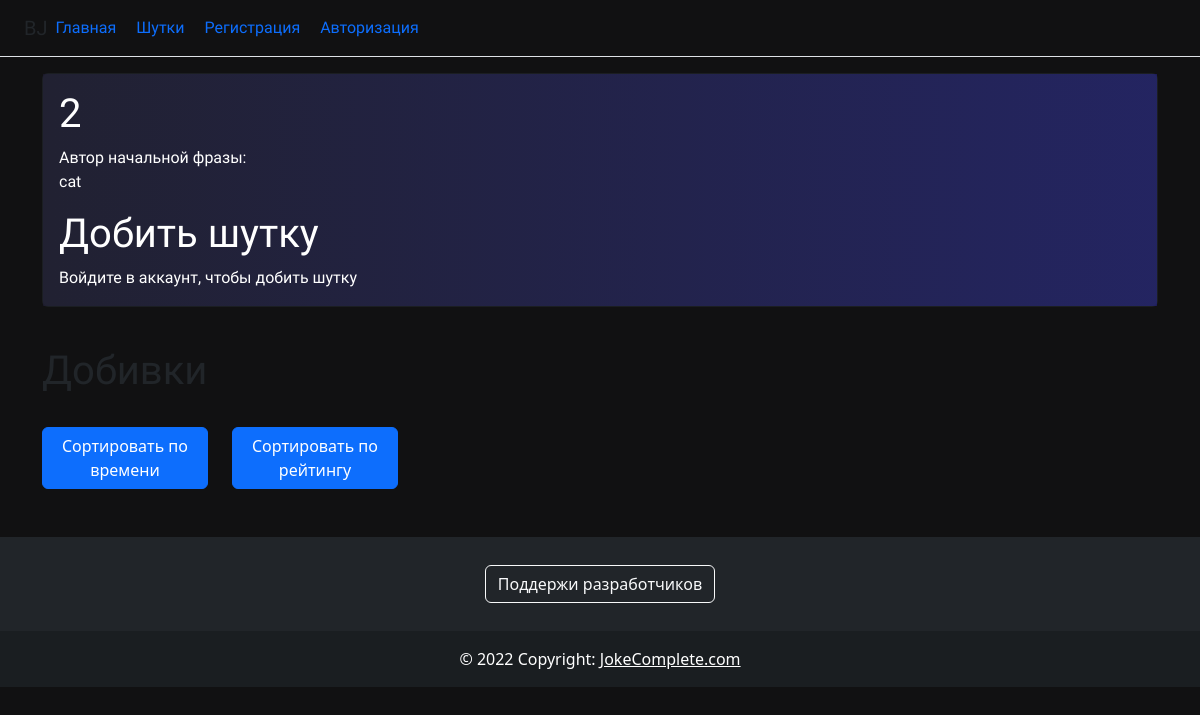
Before: /jokes/5/ with the older database file.
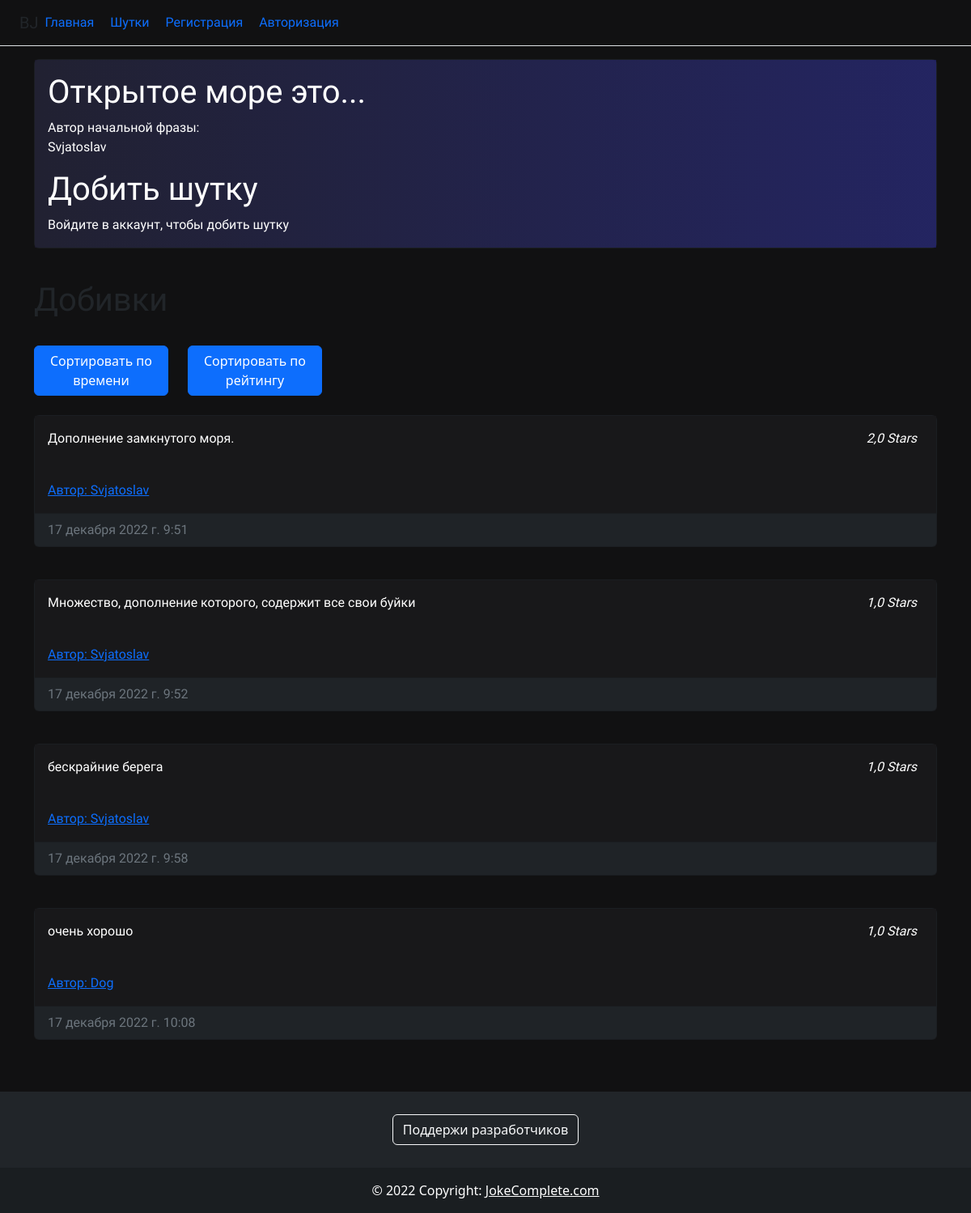
After: the same page with the newer database file.
### jokes/models.py (models this page shows, shortened)
class Joke(models.Model):
    title = models.CharField('Название',max_length=255)
    content = models.TextField('Описание')
    time_created = models.DateTimeField(auto_now_add=True)
    creator = models.ForeignKey(User,on_delete=models.CASCADE,verbose_name='Автор')

class Addition(models.Model):
    content = models.TextField('Текст добивки')
    joke_id = models.ForeignKey('Joke', on_delete=models.PROTECT, null=False)
    creator = models.ForeignKey(User,on_delete=models.CASCADE,verbose_name='Автор', related_name='creator')
    rating = models.FloatField(default = 0)
    time_created = models.DateTimeField(auto_now_add=True)
    marked_by_users = models.ManyToManyField(User, related_name='marked', blank=True)

### jokes/views.py (the view, shortened to what this page needs)
# urls.py: path('jokes/<int:post_id>/', views.show_post, name='post'),
def show_post(request, post_id):
    post = get_object_or_404(Joke, pk=post_id)
    print(post.time_created)
    addition = post.addition_set.all()
    error = ''
    form = AdditionsForm
    context = {
        'post': post,
        'title': post.title,
        'addition': addition,
        'form': form,
        'error': error,
    }
    return render(request, 'jokes/post.html', context)

### templates/jokes/post.html
{% extends 'jokes/base.html' %}
{% load static %}
{% block content %}
    <div class="card text-white bg-dark mb-3" style="font-family: 'Comfortaa', cursive">
      <div class="card-body" style="background: linear-gradient(to right, rgba(33,29,58,0.5), rgba(38,36,153,0.5))">
          <h1>{{ post.content }}</h1>
          Автор начальной фразы:{{ post.creator|linebreaks}}
          <h1>Добить шутку</h1>
          {% if user.is_authenticated %}
          <p class="card-text">
            <div class="form-group">
              <form method="post">
                    {% csrf_token %}
                    {{ form.title }}<br>
                    {{ form.content }}<br>
                    <button type="submit" class="btn text-white btn-primary" name="add_addition">Добить</button>
                    <span>{{ error }}</span>
              </form>
            </div>
        </p>
          {% else %}
              Войдите в аккаунт, чтобы добить шутку
          {% endif %}
      </div>
    </div>
    {% include 'jokes/post_additionlist.html' %}
    <br> <br>
{% endblock %}

### templates/jokes/base.html (shortened to what this page needs)
{% load static %}
<!doctype html>
<html lang="en">
<head>
    <link rel="stylesheet" href="https://cdn.jsdelivr.net/npm/bootstrap@5.2.2/dist/css/bootstrap.min.css">
</head>
<body style="background: linear-gradient(to right, rgba(17,17,18,1), rgba(17,17,18,1))">
    <div class="d-flex flex-column flex-md-row align-items-center p-3 px-md-4 mb-3 bg-white border-bottom box-shadow"
    style="background: linear-gradient(to right, rgba(17,17,18,1), rgba(17,17,18,1))">
      <h5 class="my-0 mr-md-auto font-weight-normal" style="font-family: 'Comfortaa', cursive;">BJ</h5>
      <nav class="my-2 my-md-0 mr-md-3" style="font-family: 'Comfortaa', cursive;">
        <a class="p-2 text-primary" href="{% url 'home' %}" style="text-decoration: none;">Главная</a>
        <a class="p-2 text-primary" href="{% url 'jokeslist' %}" style="text-decoration: none;">Шутки</a>
          {% if request.user.is_authenticated %}
          <a class="p-2 text-primary" href="{% url 'user_profile'%}" style="text-decoration: none;">
              {{user.username}}<a href="{% url 'logout' %}" style="text-decoration: none;">|&nbsp Выйти</a></a>
          {% else %}
          <a class="p-2 text-primary" href="{% url 'register'%}" style="text-decoration: none;">Регистрация</a>
          <a class="p-2 text-primary" href="{% url 'login'%}" style="text-decoration: none;">Авторизация</a>
          {% endif %}
      </nav>
    </div>
    <div class="container">
        {% block content %}
        {% endblock %}
    </div>
</body>
<footer class="bg-dark text-center text-white">
  <div class="container p-4 pb-0">
    <section class="mb-4">
      <a class="btn btn-outline-light btn-floating m-1" href="https://vk.me/moneysend/pety41" role="button"
        >Поддержи разработчиков</a>
    </section>
  </div>
  <div class="text-center p-3" style="background-color: rgba(0, 0, 0, 0.2);">
    © 2022 Copyright:
    <a class="text-white" href="https://youtu.be/WVBYPquN-KM?t=12">JokeComplete.com</a>
  </div>
</footer>
</html>

### templates/jokes/post_additionlist.html (shortened to what this page needs)
{% load static %}
<br>
    <h1 style="font-family: 'Comfortaa', cursive;">Добивки</h1>
<br>
    <form method="post">
        <div class="row">
            <div class="col-sm-2">
   <button type="submit" class="btn text-white btn-primary float-end" name="sort">Сортировать по времени</button>
                   </div>
            <div class="col-sm-2">
                        <button type="submit" class="btn text-white btn-primary float-end " name="sort1">Сортировать по рейтингу</button>
                </div>
            </div>
    </form>
    {% for el in addition %}
        <br>
        <div class="card text-white bg-dark mb-3" style="font-family: 'Comfortaa', cursive">
          <div class="card-body" style="background: linear-gradient(to right, rgba(24,24,26,1), rgba(24,24,26,1))">
              <div class="row">
                <div class="col-sm-10">
                 <p>{{el.content}}</p>
                    <br>
                     {% if user ==  el.creator %}
                          <a href="{% url 'user_profile'%}">Автор: {{el.creator}}</a>
                     {% else %}
                          <a href="{% url 'profile_info' el.creator.id %}">Автор: {{el.creator}}</a>
                     {% endif %}
                </div>
                <div class="col-sm">
                <div class="float-end">
                {% if user.is_authenticated %}
                <form action="" method="post" novalidate>
                    {% csrf_token %}
                    <input type="hidden" name="name" value="{{ el.id }}">
                    <em>{{el.rating}} Stars &nbsp</em>
                    <button type="submit" class="btn btn-outline-light btn-floating" name="like-dislike-{{ el }}">
                    <div>
                    {% if user in el.marked_by_users.filter %}
                    <svg xmlns="http://www.w3.org/2000/svg" width="16" height="16" fill="currentColor" class="bi bi-star-fill" viewBox="0 0 16 16">
                      <path d="M3.612 15.443c-.386.198-.824-.149-.746-.592l.83-4.73L.173 6.765c-.329-.314-.158-.888.283-.95l4.898-.696L7.538.792c.197-.39.73-.39.927 0l2.184 4.327 4.898.696c.441.062.612.636.282.95l-3.522 3.356.83 4.73c.078.443-.36.79-.746.592L8 13.187l-4.389 2.256z"/>
                    </svg>
                    {% else %}
                    <svg xmlns="http://www.w3.org/2000/svg" width="16" height="16" fill="currentColor" class="bi bi-star" viewBox="0 0 16 16">
                      <path d="M2.866 14.85c-.078.444.36.791.746.593l4.39-2.256 4.389 2.256c.386.198.824-.149.746-.592l-.83-4.73 3.522-3.356c.33-.314.16-.888-.282-.95l-4.898-.696L8.465.792a.513.513 0 0 0-.927 0L5.354 5.12l-4.898.696c-.441.062-.612.636-.283.95l3.523 3.356-.83 4.73zm4.905-2.767-3.686 1.894.694-3.957a.565.565 0 0 0-.163-.505L1.71 6.745l4.052-.576a.525.525 0 0 0 .393-.288L8 2.223l1.847 3.658a.525.525 0 0 0 .393.288l4.052.575-2.906 2.77a.565.565 0 0 0-.163.506l.694 3.957-3.686-1.894a.503.503 0 0 0-.461 0z"/>
                    </svg>
                    {% endif %}
                    </div>
                    </button>
                    <span>{{ error }}</span>
                </form>
                {% else %}
                    <em>{{el.rating}} Stars &nbsp</em>
                {% endif %}
                    <br>
                </div>
                </div>
              </div>
          </div>
        <div class="card-footer text-muted">
            {{ el.time_created }}
        </div>
        </div>
    {% endfor %}

Changed rows visible on the page:
changed Joke: content "2" → "Открытое море это..."; creator "cat" → "Svjatoslav"
added Addition: content "Дополнение замкнутого моря.", creator "Svjatoslav", rating "2,0", time_created "17 декабря 2022 г. 9:51"
added Addition: content "Множество, дополнение которого, содержит все свои буйки", creator "Svjatoslav", rating "1,0", time_created "17 декабря 2022 г. 9:52"
added Addition: content "бескрайние берега", creator "Svjatoslav", rating "1,0", time_created "17 декабря 2022 г. 9:58"
added Addition: content "очень хорошо", creator "Dog", rating "1,0", time_created "17 декабря 2022 г. 10:08"
